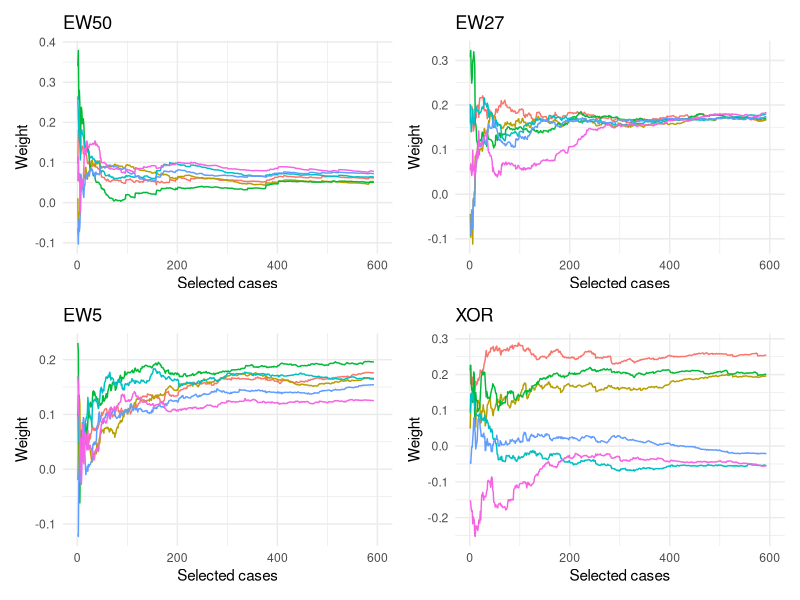

Write R code to recreate this figure.
## ---- chunk 1
knitr::opts_chunk$set(echo = TRUE)
# Load necessary libraries
library(tidyverse)
library(patchwork)
## ---- chunk 2
# Function to generate a case(s)
generate_case <- function(cutoff = "random", n = 1) {
  # Generate 'n' sets of 6 random normal deviates for attributes (x1 to x6)
  x_values <- matrix(rnorm(6 * n), ncol = 6)
  
  # Calculate the sum of x_values for each set
  sums <- rowSums(x_values)
  
  # Determine 'y_values' based on 'cutoff'
  y_values <- switch(
    cutoff,
    "EW50" = as.integer(sums > 0),        # Criterion EW50
    "EW27" = as.integer(sums > 1.5),      # Criterion EW27
    "EW5"  = as.integer(sums > 4),        # Criterion EW5 
    "XOR" =  {
      result <- numeric(n)
      for (i in 1:n) {
        result[i] <- ifelse(xor(sum(x_values[i, 1:3]) > 1.5, sum(x_values[i, 4:6]) > 1.5), 1, 0)
      }
      result
    },
    "random" = sample(0:1, n, replace = TRUE), # Random data for seeding
    stop("Invalid cutoff specified.")
  )
  
  # Create the resulting data frame
  data <- data.frame(x1 = x_values[, 1],
                     x2 = x_values[, 2],
                     x3 = x_values[, 3],
                     x4 = x_values[, 4],
                     x5 = x_values[, 5],
                     x6 = x_values[, 6],
                     y = y_values)
  
  return(data)
}


# Function to select a case based on the rule
select_case <- function(cases, rule) {
  # Calculate the weighted sum for each row using matrix multiplication
  weighted_sum <- as.matrix(cases[, 1:6]) %*% rule
  
  # Find the row index with the maximum weighted sum
  max_row_index <- which.max(weighted_sum)
  
  # Return the row with the maximum weighted sum
  selected_case <- cases[max_row_index, ]
  
  return(selected_case)
}


# Function to update the rule using linear regression
update_rule <- function(L) {
  # Fit a linear regression model and extract the Rule
 lm(y ~ x1 + x2 + x3 + x4 + x5 + x6, data = L)$coef[2:7]  # Exclude the intercept (b0)
}
## ---- chunk 3
# Initialise
iL <- generate_case("random", 8)  # Seed the database with 8 uninformative cases 
iR <- update_rule(iL)  # Generate an initial (uninformed) rule 
n <- 5  # Evaluate 5 cases at a time
number_of_iterations <- 600  

# For generating the results, rather than a core part of SeGuL
# Keep a copy of the data generated on the fly
db <- iL[, 1:6]  # Start with the 8 uninformative seed cases
# Keep a copy of the Rules
ia_weights <- as.data.frame(matrix(iR, ncol = 6))
colnames(ia_weights) <- paste0("a", 1:6)
# create an empty list to store outputs
outputs <- list()
## ---- chunk 4
# Main loop for SeGuL algorithm
for(i in c("EW50","EW27", "EW5","XOR")){
  set.seed(9361) # This ensures that the "database" of cases will be the same for each i
  L <- iL  # set the initial condition for the seed prior to each model EW50, EW27, EW5
  R <- iR  # set the initial rule
  a_weights <- ia_weights  # Create the a_weights record
  
  
  for (j in 1:number_of_iterations) {
    # "Read" next n cases from the database
    cases <- generate_case(i, n)
    
    # Select case
    selected_case <- select_case(cases, R)
    L <- rbind(L, selected_case)
    
    # Update rule
    R <- update_rule(L)
    a_weights <- rbind(a_weights, R)  # Record changing rules
    
    # Save new cases into the "database"
    if(i == "EW50"){
      db <- rbind(db, cases[, 1:6])
    }
  }
  # Add outputs to a list
  outputs[[i]] <- list(L = L, a_weights = a_weights)
}

## ---- chunk 5
osr <- NULL
asr <- NULL
br <- NULL

# Calculate the probabilities for EW50 
p_ew50 <- 1 - pnorm(0, mean = 0, sd = sqrt(6))

osr[1] <- round((1 - p_ew50^5)*100)
asr[1] <- round(sum(outputs$EW50$L$y[9:608])/6)
br[1] <- round(p_ew50*100)

# Calculate the probabilities for EW27 
p_ew27 <- 1 - pnorm(1.5, mean = 0, sd = sqrt(6))

osr[2] <- round((1 - (1-p_ew27)^5)*100)
asr[2] <- round(sum(outputs$EW27$L$y[9:608])/6)
br[2] <- round(p_ew27*100)


# Calculate the probabilities for EW5 
p_ew5 <- 1 - pnorm(4, mean = 0, sd = sqrt(6))

osr[3] <- round((1 - (1-p_ew5)^5)*100)
asr[3] <- round(sum(outputs$EW5$L$y[9:608])/6)
br[3] <- round(p_ew5*100)

# Calculate the probabilities for XOR
p <- 1 - pnorm(1.5, mean = 0, sd = sqrt(3)) 
p_xor <- 2*p - (2 * p^2)

osr[4] <- round((1 - (1-p_xor)^5)*100)
asr[4] <- round(sum(outputs$XOR$L$y[9:608])/6)
br[4] <- round(p_xor*100)

## ---- chunk 6

w1 <- rowSums(outputs$XOR$L[, 1:3])
w2 <- rowSums(outputs$XOR$L[, 4:6])

## ---- chunk 7


aweight_plot <- function(aw_frame, p_title = "Learning over time"){
  p <- aw_frame %>%
    mutate(row_number = row_number()) %>%
    pivot_longer(
      cols = a1:a6,
      names_to = "variable",
      values_to = "value"
    ) %>% 
    ggplot(aes(x = row_number, y = value, color = variable, group = variable)) +
    geom_line() +
    theme_minimal() +
    theme(legend.position = "none") +
    labs(x = "Selected cases", y = "Weight", title = p_title)
  
  return(p)
}


p50 <- aweight_plot(outputs$EW50$a_weights[9:608,], p_title = "EW50")
p27 <- aweight_plot(outputs$EW27$a_weights[9:608,], p_title = "EW27")
p5 <- aweight_plot(outputs$EW5$a_weights[9:608,], p_title = "EW5")
pxor <- aweight_plot(outputs$XOR$a_weights[9:608,], p_title = "XOR")

(p50 + p27)/(p5 + pxor)

